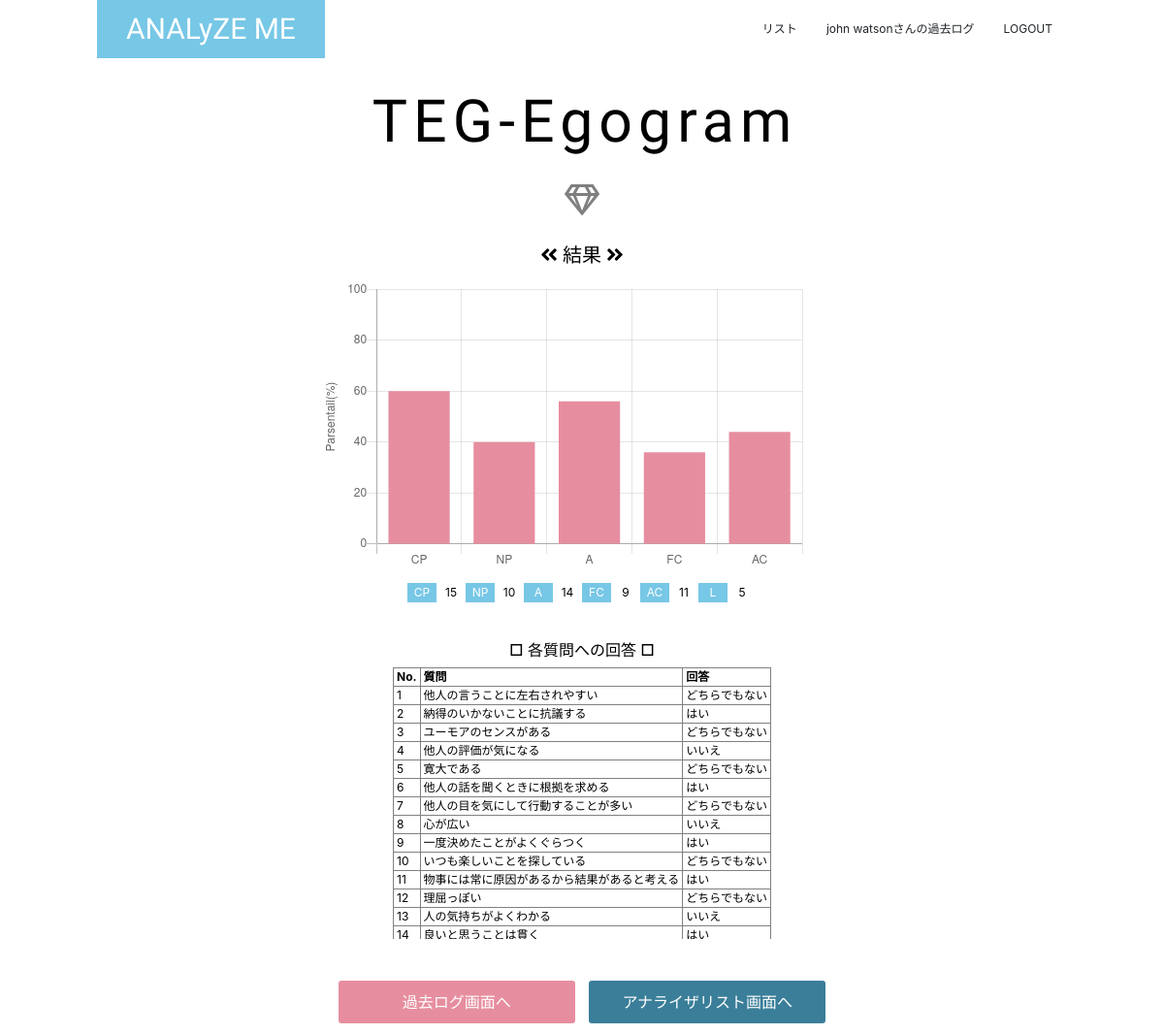
/result/teg/1/ (signed in), run on the app's committed database.
### analyze_me/models/user.py (models this page shows, shortened)
class User(UserMixin, db.Model):
    __tablename__ = 'user'
    id = db.Column(db.Integer, primary_key=True)
    user_id = db.Column(db.String(50), unique=True)
    name = db.Column(db.String(30))
    password = db.Column(db.String(20), unique=True)
    created_at = db.Column(db.DateTime)
    fu_results = relationship('FU_results')
    eq_results = relationship('EQ_results')
    ces_results = relationship('CES_results')
    pom_results = relationship('POM_results')
    teg_results = relationship('TEG_results')

### analyze_me/models/results.py (models this page shows, shortened)
class TEG_results(db.Model):
    __tablename__ = 'teg_results'
    id = db.Column(db.Integer, primary_key=True, nullable=False)
    answers = db.Column(db.PickleType, nullable=True)
    a_sum = db.Column(db.PickleType, nullable=True)
    created_at = db.Column(db.DateTime)
    user_id = db.Column(db.Integer, db.ForeignKey('user.id', onupdate='CASCADE', ondelete='CASCADE'), nullable=False)

### analyze_me/views/views.py (the view)
@views.route('/result/<ex_id>/<result_id>/', methods=['GET'])
@login_required
def result(ex_id, result_id):
    ana = analyzer_service.setting_analyzer(ex_id)
    result = views_service.find_one(ex_id, result_id)
    if ex_id == 'pom' or ex_id == 'teg':
        g_fac, g_sum = graph_service.ex_one_data(ex_id, result_id)
        return render_template('logs/result_graph.html', \
                               ex_id=ex_id, result_id=result_id, \
                               ana=ana, result=result, g_fac=g_fac, g_sum=g_sum)
    else:
        return render_template('logs/result.html', \
                                ex_id=ex_id, result_id=result_id, \
                                ana=ana, result=result)

### analyze_me/__init__.py (called while the page is built)
@login_manager.user_loader
def load_user(user_id):
    return User.query.get(int(user_id))

### analyze_me/services/analyzer_service.py (called while the page is built)
def setting_analyzer(ex_id):
    if not ex_id:
        raise Exception
    elif ex_id == "fu":
        return FU()
    elif ex_id == "eq":
        return EQ()
    elif ex_id == 'ces':
        return CES_D()
    elif ex_id == 'pom':
        return POMS()
    elif ex_id == 'teg':
        return TEG()
    print("EX_ID:{}".format(ex_id))

### analyze_me/services/graph_service.py (called while the page is built)
def ex_one_data(ex_id, result_id):
    g_fac = analyzer_service.setting_analyzer(ex_id).fac
    g_sum0 = views_service.find_one(ex_id, result_id).a_sum
    g_sum = []
    if ex_id == "teg":
        g_fac.pop()
        i = 0
        for i in range(0, 5):
            g_sum.append(g_sum0[i] * 100 / 25)
            i += 1
    return g_fac, g_sum

### analyze_me/services/views_service.py (called while the page is built)
def find_one(ex_id, result_id):
    if not result_id:
        raise Exception
    elif ex_id == "fu":
        return FU_results.query.filter_by(id=result_id).first()
    elif ex_id == "eq":
        return EQ_results.query.filter_by(id=result_id).first()
    elif ex_id == "ces":
        return CES_results.query.filter_by(id=result_id).first()
    elif ex_id == "pom":
        return POM_results.query.filter_by(id=result_id).first()
    elif ex_id == "teg":
        return TEG_results.query.filter_by(id=result_id).first()

### analyze_me/templates/logs/result_graph.html (shortened to what this page needs)
{% extends "layout.html" %}
{% block body %}
<section class="resB">
    <div class="con">
        <h2>{{ ana.name }}</h2>
        <p class="symbol"><span class="far fa-gem"></span></p>
        <h5>
            <span class="fas fa-angle-double-left"></span>
            結果
            <span class="fas fa-angle-double-right"></span>
        </h5>
        <div class="chartA">
            <canvas id="Chart1" height="300" width="500"></canvas>
        </div>
        <a href="#" class="tabA1">
            <table class="tabA">
                <tr>
                    {% for f in range(0, ana.fac|length) %}
                        <td class="tdA">{{ ana.fac[f] }}</td>
                        <td>{{ result.a_sum[f] }}</td>
                    {% endfor %}
                </tr>
            </table>
        </a>
        <br>
        <h6>□ 各質問への回答 □</h6>
        <div class="tbl">
            <table class="tabB" border="1">
                <tr class="ttl">
                    <th>No.</th>
                    <th>質問</th>
                    <th>回答</th>
                </tr>
                {% for que in range(0, ana.queries|length) %}
                <tr class>
                    <td>{{ que+1 }}</td>
                    <td>{{ ana.queries[que] }}</td>
                    <td>{{ result.answers[que] }}</td>
                </tr>
                {% endfor %}
            </table>
        </div>
        <a href="{{ url_for('views.show_logs') }}" class="log-btn">過去ログ画面へ</a>
        <a href="{{ url_for('analyzes.analyzer_list') }}" class="list-btn">アナライザリスト画面へ</a>
    </div>
</section>
<script type="text/javascript">
    var items1 = {{ g_fac|safe }}
    var data1 = {{ g_sum|safe }}
    var chart_id1 = 'Chart1'
    var config1 = mk_config(items1, data1, chart_id1);
    window.onload = function() {
        var ctx1 = document.getElementById(chart_id1).getContext('2d');
        window.myLine = new Chart(ctx1, config1);
    };
    function　mk_config(items, data, chart_id) {
        var config = {
            type: 'bar',
            data: {
                labels: items,
                datasets: [{
                    backgroundColor: '#E68E9F',
                    borderColor: '#ff6384',
                    data: data,
                    fill: false,
                }]
            },
            options: {
                responsive: false,
                legend: false,
                scales: {
                    xAxes: [{
                        display: true,
                        ticks: {
                            autoSkip: true,
                            maxTicksLimit: 5
                        }
                    }],
                    yAxes: [{
                        display: true,
                        scaleLabel: {
                            display: true,
                            labelString: 'Parsentail(%)'
                        },
                        ticks: {
                            min: 0,
                            max: 100,
                            stepSize: 20
                        }
                    }]
                }
            }
        };
        return config
    };
</script>
{% endblock %}

### analyze_me/templates/layout.html (shortened to what this page needs)
<!DOCTYPE html>
<html lang="ja">
<head>
    {% block head %}
    <link rel="stylesheet" href="{{ url_for('static', filename='style.css')}}">
    <link rel="stylesheet" href="https://stackpath.bootstrapcdn.com/bootstrap/4.5.0/css/bootstrap.min.css">
    <link rel="stylesheet" href="https://use.fontawesome.com/releases/v5.15.1/css/all.css">
    {% endblock %}
</head>
<body>
<div>
    <header>
        <nav class="conH">
            <div class="conH-small">
                <a class="headA" href="{{ url_for('views.index') }}">ANALyZE ME</a>
            </div>
            <div class="headB">
                <ul>
                    <li>
                        <a href="{{ url_for('analyzes.analyzer_list') }}">リスト</a>
                    </li>
                    {% if not current_user.is_authenticated %}
                    <li>
                        <a href="{{ url_for('auth.login') }}">LOGIN</a>
                    </li>
                    {% else %}
                    <li>
                        <a href="{{ url_for('views.show_logs') }}"><span>{{ current_user.name }}さんの</span>過去ログ</a>
                    </li>
                    <li>
                        <a href="{{ url_for('auth.logout') }}">LOGOUT</a>
                    </li>
                    {% endif %}
                </ul>
            </div>
        </nav>
    </header>
    {% block body %}{% endblock %}
</div>
</body>
</html>

### analyze_me/static/style.css (style rules this page uses)
:root { --main-color: #77C7E6; --accent-color: #E68E9F; --dark-color: #3A7E99; --opposite-color: #9AE665; --text-bright-color: #fff; --text-dark-color: #000; --gray-color: #ddd; --large-width: 1000px; --middle-width: 900px; }
@media (min-width: 800px) { :root { font-size: 16px; } }
body { margin: 0; font-family: 'メイリオ', 'Hiragino Kaku Gothic Pro', 'sans-serif'; }
.resB { display: flex; align-items: start; justify-content: center; height: 100vh; min-height: 450px; width: 100vw; min-width: 400px; color: #000; color: var(--text-dark-color); text-align: center; margin-left: auto; margin-right: auto; }
.resB .con { margin-top: 60px; max-width: 900px; max-width: var(--middle-width); margin-left: auto; margin-right: auto; padding: 0 15px; }
.resB h2 { margin: 30px 0 0; font-family: 'Big Shoulders Stencil Display', cursive; font-size: 3.8rem; letter-spacing: 0.1em; margin-left: 0.1em; }
.resB h5 { margin: 0 0 1rem; font-size: 1.25rem; }
.resB .symbol { margin: 1.25rem; padding: 0; border: none; outline: none; background: none; font-size: 2rem; opacity: 0.5; }
.resB p { margin: 0 0 30px; }
.resB .chartA { padding-right: 40px; padding-bottom: 10px; }
.resB .tabA1 { color: inherit; text-decoration: none; }
.resB .tabA { margin: 0 auto 1rem auto; font-size: 12px; }
.resB .tabA .tdA { background-color: #77C7E6; background-color: var(--main-color); color: #fff; color: var(--text-bright-color); }
.resB .tabA td { width: 30px; }
.resB .tbl { overflow-y: scroll; height: 280px; margin-bottom: 2.5rem; }
.resB .tabB { margin: 0 auto 1rem auto; font-size: 12px; text-align: left; }
.resB .tabB th, .resB .tabB td { padding: 0 3px; }
.resB table tr { margin: 1px 1px; }
.resB .log-btn { display: inline-block; padding: 10px; margin: 0 2px 0.5rem 2px; width: 250px; border: solid 3px currentColor; border-radius: 6px; background-color: #E68E9F; background-color: var(--accent-color); color: #fff; color: var(--text-bright-color); text-decoration: none; }
.resB .list-btn { display: inline-block; padding: 10px; margin: 0 2px 0.5rem 2px; width: 250px; border: solid 3px currentColor; border-radius: 6px; background-color: #3A7E99; background-color: var(--dark-color); color: #fff; color: var(--text-bright-color); text-decoration: none; }
header { position: absolute; top: 0; left: 0; z-index: 100; width: 100%; background-color: rgba(255,255,255,0.5); }
.headA { display: inline-block; line-height: 60px; padding-left: 30px; padding-right: 30px; background-color: #77C7E6; background-color: var(--main-color); color: #fff; color: var(--text-bright-color); font-family: 'Big Shoulders Stencil Display', cursive; font-size: 30px; text-decoration: none; }
.headB ul { margin: 0; padding: 0; list-style: none; }
.headB a { display: block; padding: 15px; color: inherit; font-size: 12px; text-decoration: none; }
@media (min-width: 768px) { header .conH { display: flex; align-items: center; justify-content: space-between; max-width: 1000px; max-width: var(--large-width); margin-left: auto; margin-right: auto; } }
@media (min-width: 768px) { .headB ul { display: flex; } }
@media (min-width: 768px) { .headB { display: block !important; } }

### data on the page
User: name "john watson"
TEG_results: a_sum "15" "10" "14" "9" "11" "5", answers "どちらでもない" "はい" "どちらでもない" "いいえ" "どちらでもない" "はい" "どちらでもない" "いいえ" "はい" "どちらでもない" "はい" "どちらでもない" "いいえ" "はい"

### other printed values
{{ ana.name }} "TEG-Egogram"
{{ ana.fac[f] }} "CP" "NP" "A" "FC" "AC" "L"
{{ que+1 }} "1" "2" "3" "4" "5" "6" "7" "8" "9" "10" "11" "12" "13" "14"
{{ ana.queries[que] }} "他人の言うことに左右されやすい" "納得のいかないことに抗議する" "ユーモアのセンスがある" "他人の評価が気になる" "寛大である" "他人の話を聞くときに根拠を求める" "他人の目を気にして行動することが多い" "心が広い" "一度決めたことがよくぐらつく" "いつも楽しいことを探している" "物事には常に原因があるから結果があると考える" "理屈っぽい" "人の気持ちがよくわかる" "良いと思うことは貫く"
chart data {{ g_sum|safe }} [60.0, 40.0, 56.0, 36.0, 44.0]
